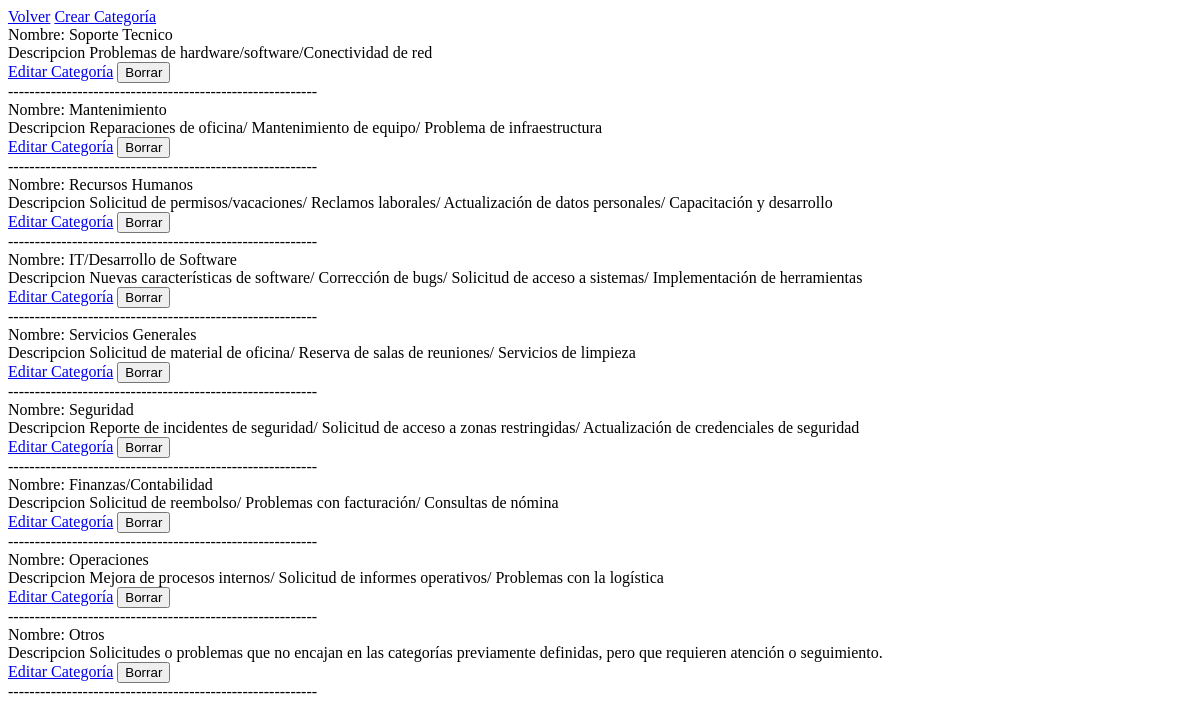
Before: /SAS_tickets/categorias/ (signed in) with the older database file.
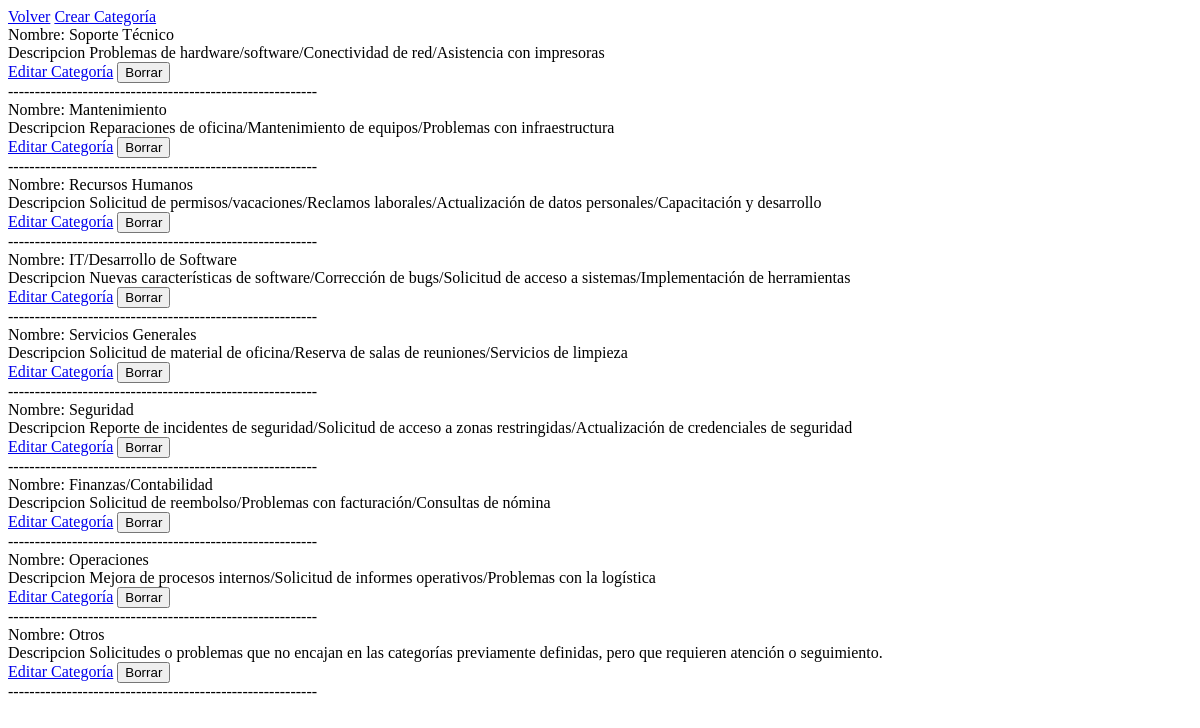
After: the same page with the newer database file.
### SAS_tickets/models.py (models this page shows, shortened)
class Categoria(models.Model):
    id_categoria = models.AutoField(db_column='id_categoria', primary_key=True)
    nombre       = models.CharField(max_length=50, blank=False, null=False)
    descripcion  = models.CharField(max_length=200, blank=False, null=False)

### SAS_tickets/views.py (the view)
# urls.py: path('categorias/', views.categorias, name="categorias"),
@user_passes_test(is_superuser, login_url='/login/')
def categorias(request):
    categorias = Categoria.objects.all()
    context ={
        "categorias":categorias
    }
    return render(request, 'SuperUser/categorias.html', context)

### SAS_tickets/views.py (called while the page is built)
def is_superuser(user):
    return user.is_superuser

### SAS_tickets/templates/SuperUser/categorias.html (shortened to what this page needs)
<!DOCTYPE html>
<html lang="en">
<head>
</head>
<body>
    <a href="{% url 'panel_de_control' %}">Volver</a>
    <a href="{% url 'crear_categoria' %}">Crear Categoría</a>
    {% for categoria in categorias %}
        <div>
            Nombre: {{ categoria.nombre }}
        </div>
        <div>
            Descripcion {{ categoria.descripcion}}
        </div>
        <a href="{% url 'editar_categoria' categoria.id_categoria %}">Editar Categoría</a>
        <form action="{% url 'borrar_categoria' categoria.id_categoria %}" method="POST" style="display:inline;">
            <button type="submit" class="btn" onclick="return confirm('¿Estás seguro de que deseas eliminar esta categoría?');">Borrar</button>
        </form>
        <div>
            ----------------------------------------------------------
        </div>
    {% endfor %}
</body>
</html>

Changed rows visible on the page:
changed Categoria: nombre "Soporte Tecnico" → "Soporte Técnico"; descripcion "Problemas de hardware/software/Conectividad de red" → "Problemas de hardware/software/Conectividad de red/Asistencia con impresoras"
changed Categoria "Mantenimiento": descripcion "Reparaciones de oficina/ Mantenimiento de equipo/ Problema de infraestructura" → "Reparaciones de oficina/Mantenimiento de equipos/Problemas con infraestructura"
changed Categoria "Recursos Humanos": descripcion "Solicitud de permisos/vacaciones/ Reclamos laborales/ Actualización de datos personales/ Capacitación y desarrollo" → "Solicitud de permisos/vacaciones/Reclamos laborales/Actualización de datos personales/Capacitación y desarrollo"
changed Categoria "IT/Desarrollo de Software": descripcion "Nuevas características de software/ Corrección de bugs/ Solicitud de acceso a sistemas/ Implementación de herramientas" → "Nuevas características de software/Corrección de bugs/Solicitud de acceso a sistemas/Implementación de herramientas"
changed Categoria "Servicios Generales": descripcion "Solicitud de material de oficina/ Reserva de salas de reuniones/ Servicios de limpieza" → "Solicitud de material de oficina/Reserva de salas de reuniones/Servicios de limpieza"
changed Categoria "Seguridad": descripcion "Reporte de incidentes de seguridad/ Solicitud de acceso a zonas restringidas/ Actualización de credenciales de seguridad" → "Reporte de incidentes de seguridad/Solicitud de acceso a zonas restringidas/Actualización de credenciales de seguridad"
changed Categoria "Finanzas/Contabilidad": descripcion "Solicitud de reembolso/ Problemas con facturación/ Consultas de nómina" → "Solicitud de reembolso/Problemas con facturación/Consultas de nómina"
changed Categoria "Operaciones": descripcion "Mejora de procesos internos/ Solicitud de informes operativos/ Problemas con la logística" → "Mejora de procesos internos/Solicitud de informes operativos/Problemas con la logística"
